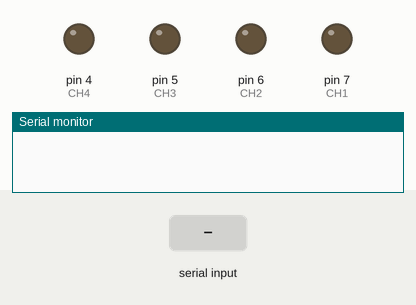
This sketch was run on a simulated Arduino Uno, built with avr-gcc and run on an emulated ATmega328P. On the bench: output pins drawn as LEDs (lit = HIGH), the last lines printed to the serial monitor. The test bench sets the inputs (shaded band).

Above: at 1.2 s.
1.3 s: "1" received over the second serial link
At 2.5 s:
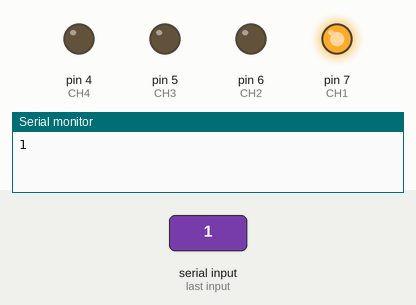
2.8 s: "2" received over the second serial link
At 3.8 s:
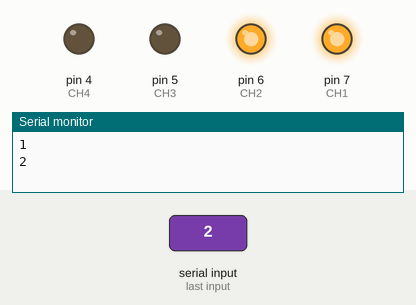
4.3 s: "A" received over the second serial link
At 5.0 s:
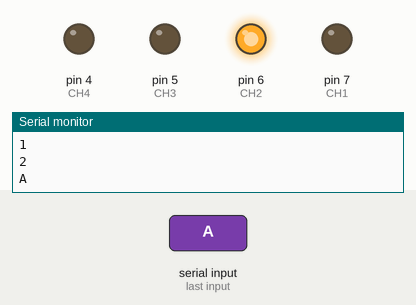
5.8 s: "3" received over the second serial link
At 6.1 s:
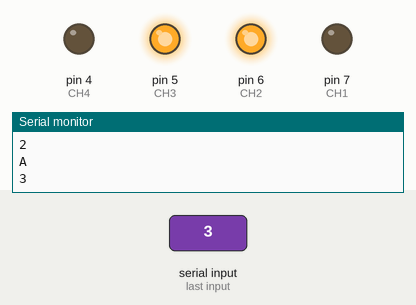
7.3 s: "B" received over the second serial link
At 8.5 s:
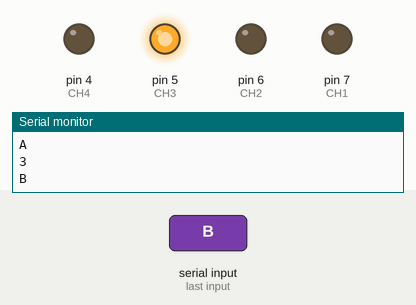
8.8 s: "4" received over the second serial link
At 9.6 s:
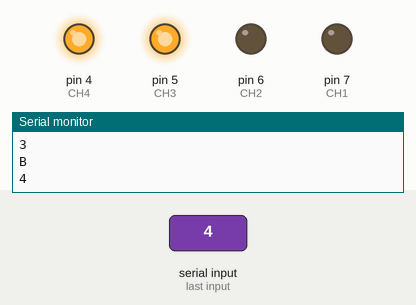
Timing chart, 0 to 11.3 s (numbered marks = the images above; inputs shaded):
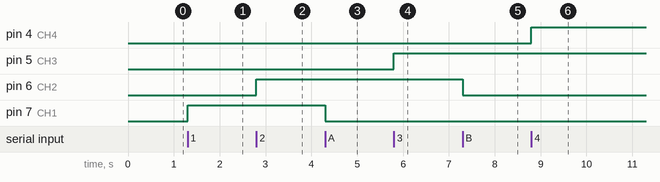

Measured:
- after the input at 1.3 s, pin 7 (CH1): LOW → HIGH at once
- after the input at 2.8 s, pin 6 (CH2): LOW → HIGH at once
- after the input at 4.3 s, pin 7 (CH1): HIGH → LOW at once
- after the input at 5.8 s, pin 5 (CH3): LOW → HIGH at once
- after the input at 7.3 s, pin 6 (CH2): HIGH → LOW at once
- after the input at 8.8 s, pin 4 (CH4): LOW → HIGH at once

The sketch:

Project.ino
```cpp
#include <SoftwareSerial.h>

SoftwareSerial BTSerial(10, 11);

#define CH1 7

#define CH2 6

#define CH3 5

#define CH4 4

char Value;

void setup() {

  pinMode(CH1, OUTPUT);

  pinMode(CH2, OUTPUT);

  pinMode(CH3, OUTPUT);

  pinMode(CH4, OUTPUT);

  digitalWrite(CH1, LOW);

  digitalWrite(CH2, LOW);

  digitalWrite(CH3, LOW);

  digitalWrite(CH4, LOW);

  BTSerial.begin(9600);

  Serial.begin(9600);

}

void loop() {

  if ( BTSerial.available() > 0 ) {

    Value = BTSerial.read();

    Serial.println(Value);

  }


  if ( Value == '1' ) {

    digitalWrite(CH1, HIGH);
  }

  else if ( Value == '2' ) {

    digitalWrite(CH2, HIGH);
  }

  else if ( Value == '3' ) {

    digitalWrite(CH3, HIGH);
  }

  else if ( Value == '4' ) {

    digitalWrite(CH4, HIGH);
  }


  else if ( Value == '9' ) {

    digitalWrite(CH1, HIGH);

    digitalWrite(CH2, HIGH);

    digitalWrite(CH3, HIGH);

    digitalWrite(CH4, HIGH);

  }


  else if ( Value == 'A' ) {

    digitalWrite(CH1, LOW);
  }

  else if ( Value == 'B' ) {

    digitalWrite(CH2, LOW);
  }

  else if ( Value == 'C' ) {

    digitalWrite(CH3, LOW);
  }

  else if ( Value == 'D' ) {

    digitalWrite(CH4, LOW);
  }


  else if ( Value == 'I' ) {

    digitalWrite(CH1, LOW);

    digitalWrite(CH2, LOW);

    digitalWrite(CH3, LOW);

    digitalWrite(CH4, LOW);

  }

}
```
